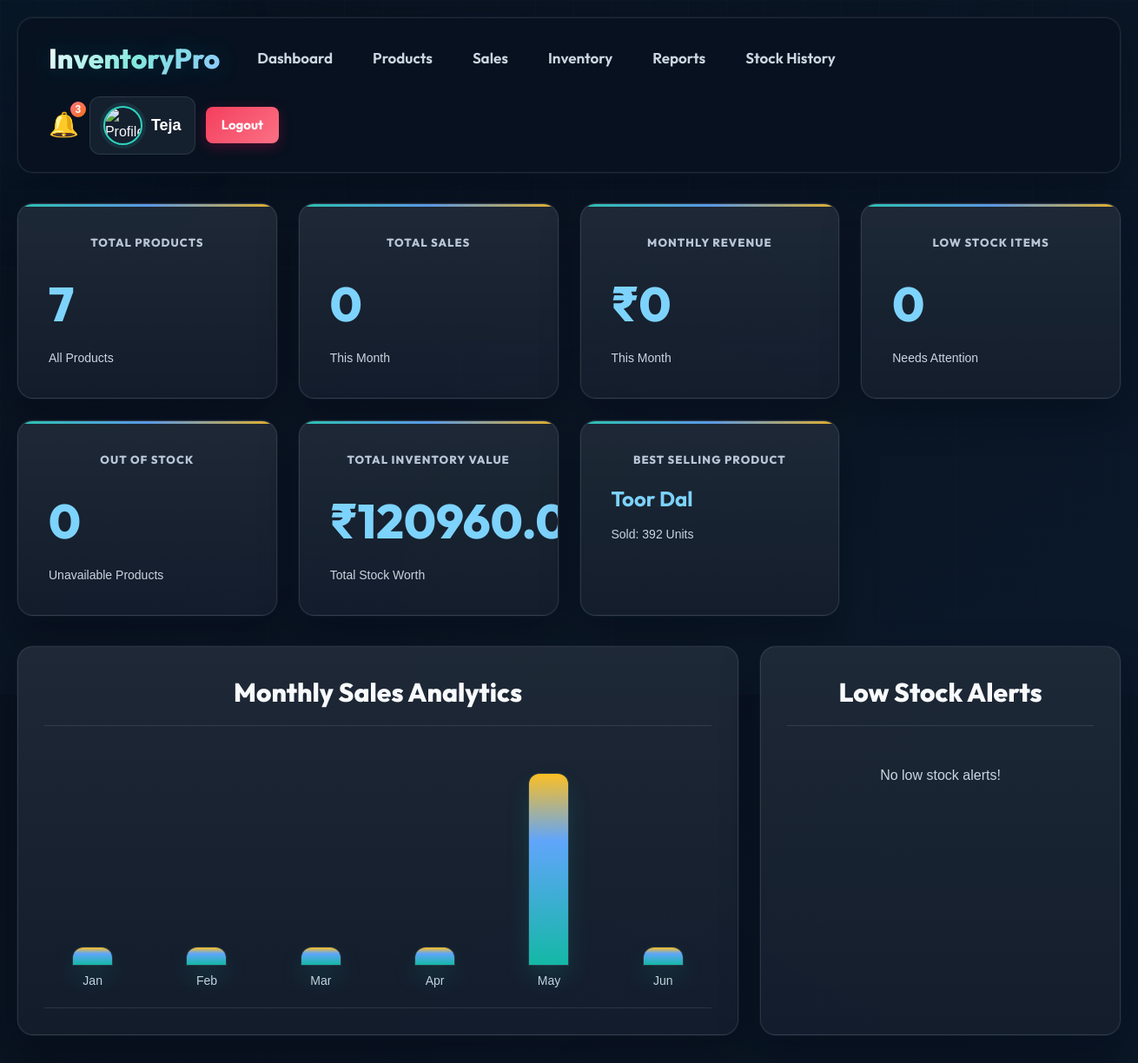
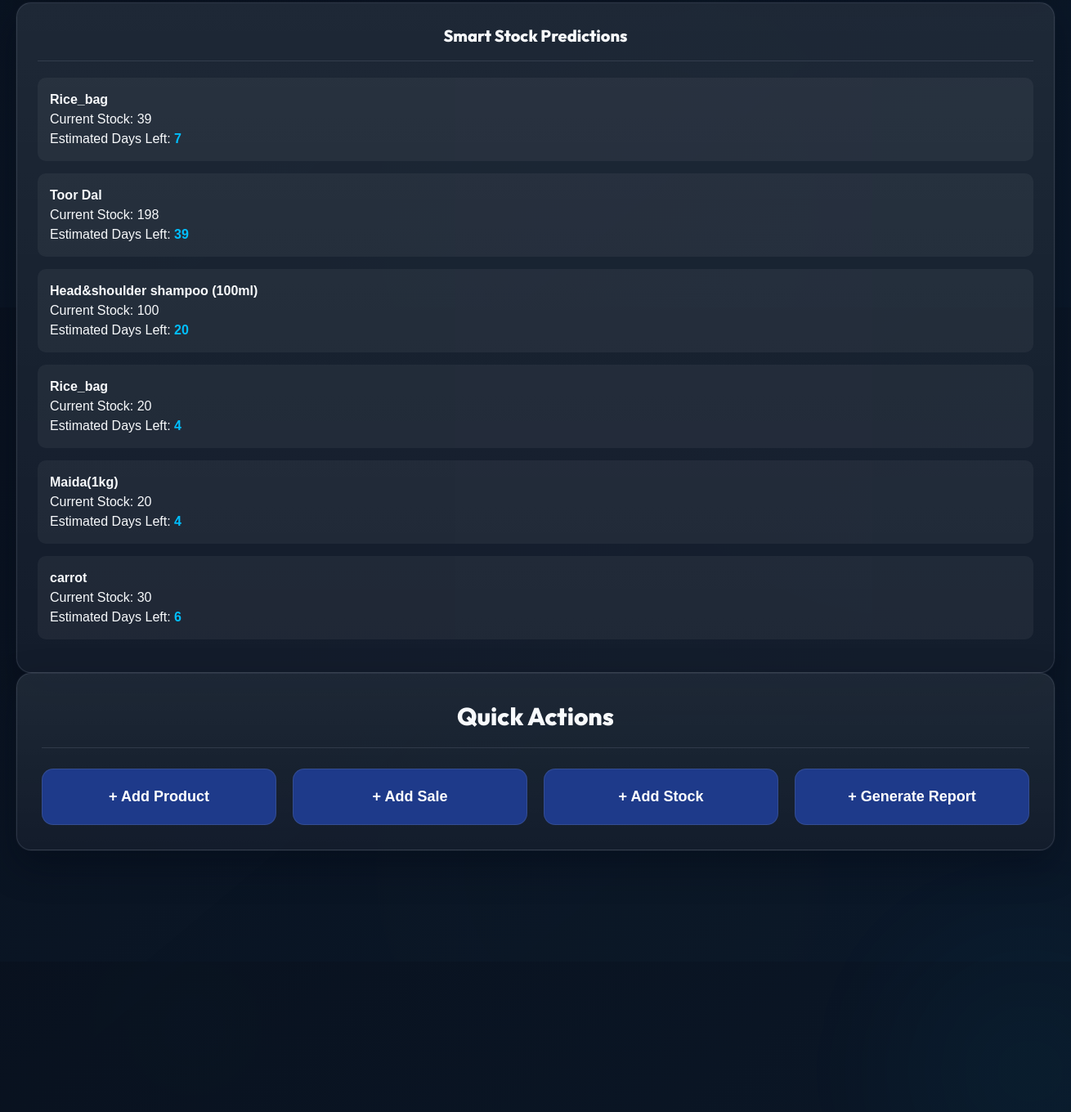
/ (signed in), run on the app's committed database (2 pictures, top to bottom).
### products/models.py (models this page shows, shortened)
class Product(models.Model):
    name = models.CharField(max_length=200)
    category = models.CharField(max_length=100)
    price = models.DecimalField(max_digits=10, decimal_places=2)
    cost_price = models.DecimalField(max_digits=10, decimal_places=2, default=0.0)
    quantity = models.IntegerField()
    supplier = models.CharField(max_length=200)
    description = models.TextField()
    created_at = models.DateTimeField(auto_now_add=True)
    updated_at = models.DateTimeField(auto_now=True)

### dashboard/views.py (the view)
# urls.py: path('', dashboard_views.dashboard),
def dashboard(request):
    today = datetime.date.today()
    current_month = today.month
    current_year = today.year
    total_products = Product.objects.count()
    sales_this_month = Sale.objects.filter(
        created_at__month=current_month,
        created_at__year=current_year
    )
    total_sales = sales_this_month.count()
    monthly_revenue = sales_this_month.aggregate(
        total=Sum('total_price')
    )['total'] or 0
    low_stock_items = Inventory.objects.filter(
        stock__lte=F('low_stock_threshold'),
        stock__gt=0
    )
    low_stock_count = low_stock_items.count()
    out_stock_items = Inventory.objects.filter(
        stock=0
    )
    out_stock_count = out_stock_items.count()
    total_inventory_value = 0
    inventories = Inventory.objects.select_related(
        'product'
    )
    for item in inventories:
        total_inventory_value += (
            item.stock * item.product.price
        )
    low_stock_alerts = low_stock_items[:5]
    chart_data = []
    for i in range(5, -1, -1):
        target_month = current_month - i
        target_year = current_year
        while target_month <= 0:
            target_month += 12
            target_year -= 1
        month_sales = Sale.objects.filter(
            created_at__month=target_month,
            created_at__year=target_year
        )
        revenue = month_sales.aggregate(
            total=Sum('total_price')
        )['total'] or 0
        month_name = datetime.date(
            target_year,
            target_month,
            1
        ).strftime('%b')
        chart_data.append({
            'month': month_name,
            'revenue': float(revenue),
        })
    max_rev = max(
        [x['revenue'] for x in chart_data]
    ) if chart_data else 0
    for data in chart_data:
        if max_rev > 0:
            if data['revenue'] > 0:
                data['height'] = max(
                    int(
                        (data['revenue'] / max_rev) * 220
                    ),
                    60
                )
            else:
                data['height'] = 20
        else:
            data['height'] = 20
    stock_predictions = []
    for item in inventories:
        if item.stock <= 0:
            continue
        estimated_days = item.stock // 5
        if estimated_days <= 5:
            prediction_status = "Critical"
        elif estimated_days <= 15:
            prediction_status = "Medium"
        else:
            prediction_status = "Safe"
        stock_predictions.append({
            'product': item.product.name,
            'stock': item.stock,
            'days_left': estimated_days,
            'status': prediction_status
        })
    best_selling = Sale.objects.values(
        'product__name'
    ).annotate(
        total_sold=Sum('quantity')
    ).order_by(
        '-total_sold'
    ).first()
    if best_selling:
        best_product_name = best_selling['product__name']
        best_product_sales = best_selling['total_sold']
    else:
        best_product_name = "No Sales Yet"
        best_product_sales = 0
    context = {
    'total_products': total_products,
    'total_sales': total_sales,
    'monthly_revenue': monthly_revenue,
    'low_stock_count': low_stock_count,
    'out_stock_count': out_stock_count,
    'total_inventory_value': total_inventory_value,
    'low_stock_alerts': low_stock_alerts,
    'chart_data': chart_data,
    'stock_predictions': stock_predictions,
    'best_product_name': best_product_name,
    'best_product_sales': best_product_sales,
}
    return render(
        request,
        'dashboard.html',
        context
    )

### dashboard/templates/dashboard.html (shortened to what this page needs)
{% load static %}
<!DOCTYPE html>
<html lang="en">
<head>
    <link rel="stylesheet"
          href="{% static 'css/theme.css' %}">
    <link rel="stylesheet"
          href="{% static 'css/navbar.css' %}">
    <link rel="stylesheet"
          href="{% static 'css/dashboard.css' %}">
</head>
<body>
    <div class="glow glow2"></div>
    {% include 'navbar.html' %}
    <div class="main-content">
        <div class="cards">
            <div class="card">
                <h2>Total Products</h2>
                <h1>{{ total_products }}</h1>
                <p>All Products</p>
            </div>
            <div class="card">
                <h2>Total Sales</h2>
                <h1>{{ total_sales }}</h1>
                <p>This Month</p>
            </div>
            {% if user.is_authenticated %}
            <div class="card">
                <h2>Monthly Revenue</h2>
                <h1>
                    ₹{{ monthly_revenue }}
                </h1>
                <p>This Month</p>
            </div>
            <div class="card">
                <h2>Low Stock Items</h2>
                <h1>
                    {{ low_stock_count }}
                </h1>
                <p>Needs Attention</p>
            </div>
            <div class="card">
                <h2>Out Of Stock</h2>
                <h1 class="out-stock">
                    {{ out_stock_count }}
                </h1>
                <p>Unavailable Products</p>
            </div>
            <div class="card">
                <h2>Total Inventory Value</h2>
                <h1 class="inventory-value">
                    ₹{{ total_inventory_value }}
                </h1>
                <p>Total Stock Worth</p>
            </div>
        <div class="card">
            <h2>Best Selling Product</h2>
            <h3 class="best-product-name">
    {{ best_product_name }}
</h3>
            <p>
                Sold: {{ best_product_sales }} Units
            </p>
        </div>
            {% endif %}
        </div>
        <div class="chart-section">
            <div class="chart-box">
                <h2>Monthly Sales Analytics</h2>
                <div class="bar-container"
                     style="justify-content: space-around;
                            padding-bottom: 20px;">
                    {% for data in chart_data %}
                    <div style="display:flex;
                                flex-direction:column;
                                align-items:center;
                                gap:8px;">
                        <div class="bar"
                             style="height:{{ data.height }}px;
                                    width:45px;"
                             title="₹{{ data.revenue }}">
                        </div>
                        <span style="font-size:14px;
                                     color:#cbd5e1;">
                            {{ data.month }}
                        </span>
                    </div>
                    {% empty %}
                    <p style="color:#cbd5e1;">
                        No sales history available
                    </p>
                    {% endfor %}
                </div>
            </div>
            <div class="chart-box">
                <h2>Low Stock Alerts</h2>
                {% if user.is_authenticated %}
                    {% for item in low_stock_alerts %}
                    <div class="stock-item">
                        <span>
                            {{ item.product.name }}
                        </span>
                        <span class="low">
                            {{ item.stock }} Left
                        </span>
                    </div>
                    {% empty %}
                    <div class="guest-message">
                        No low stock alerts!
                    </div>
                    {% endfor %}
                {% else %}
                    <div class="guest-message">
                        Login to view stock alerts
                    </div>
                {% endif %}
            </div>
        </div>
        {% if user.is_authenticated %}
        <div class="prediction-box">
            <h2>
                Smart Stock Predictions
            </h2>
            {% for item in stock_predictions %}
            <div class="prediction-item">
                <p>
                    <b>
                        {{ item.product }}
                    </b>
                </p>
                <p>
                    Current Stock:
                    {{ item.stock }}
                </p>
                <p>
                    Estimated Days Left:
                    <span class="days-left">
                        {{ item.days_left }}
                    </span>
                </p>
            </div>
            {% empty %}
            <p>
                No prediction data available
            </p>
            {% endfor %}
        </div>
        {% endif %}
        {% if user.is_authenticated %}
        <div class="quick-actions">
            <h2>
                Quick Actions
            </h2>
            <div class="action-buttons">
                <a href="/products/add/">
                    + Add Product
                </a>
                <a href="/sales/add/">
                    + Add Sale
                </a>
                <a href="/inventory/add/">
                    + Add Stock
                </a>
                <a href="/report/">
                    + Generate Report
                </a>
            </div>
        </div>
        {% endif %}
    </div>
</body>
</html>

### dashboard/templates/navbar.html (shortened to what this page needs)
<div class="navbar">
    <div class="navbar-left">
        <h1>InventoryPro</h1>
        <div class="nav-links">
            <a href="/dashboard/">
                Dashboard
            </a>
            <a href="/products/">
                Products
            </a>
            {% if user.is_authenticated %}
                <a href="/sales/">
                    Sales
                </a>
            {% else %}
                <a href="/login/">
                    Sales
                </a>
            {% endif %}
            {% if user.is_authenticated %}
                <a href="/inventory/">
                    Inventory
                </a>
            {% else %}
                <a href="/login/">
                    Inventory
                </a>
            {% endif %}
            {% if user.is_authenticated %}
                <a href="/report/">
                    Reports
                </a>
            {% else %}
                <a href="/login/">
                    Reports
                </a>
            {% endif %}
            {% if user.is_authenticated %}
                <a href="/inventory/stock-history/">
                    Stock History
                </a>
            {% else %}
                <a href="/login/">
                    Stock History
                </a>
            {% endif %}
        </div>
    </div>
    <div class="navbar-right">
        {% if user.is_authenticated %}
            <div class="notification">
                🔔
                <span class="badge">
                    3
                </span>
            </div>
            <div class="profile-box">
                <img src="https://cdn-icons-png.flaticon.com/512/3135/3135715.png"
                     alt="Profile">
                <span>
                    {{ user.username }}
                </span>
            </div>
            <a href="/logout/" class="logout-btn">
                Logout
            </a>
        {% endif %}
    </div>
</div>

### static/css/navbar.css (style rules this page uses)
* { margin:0; padding:0; box-sizing:border-box; }
.navbar { width:100%; display:flex; justify-content:space-between; align-items:center; background:#1e293b; padding:20px 35px; border-radius:15px; margin-bottom:35px; animation:fadeDown 1s ease; box-shadow:0px 0px 15px rgba(0,0,0,0.3); }
.navbar-left { display:flex; align-items:center; gap:40px; }
.navbar-left h1 { font-size:32px; color:#00bfff; }
.nav-links { display:flex; gap:22px; }
.nav-links a { text-decoration:none; color:white; font-size:17px; transition:0.3s; padding:8px 12px; border-radius:8px; }
.navbar-right { display:flex; align-items:center; gap:22px; }
.login-btn, .signup-btn, .logout-btn { text-decoration:none; color:white; padding:10px 18px; border-radius:8px; font-weight:bold; transition:0.3s; }
.logout-btn { background:#ef4444; }
.notification { position:relative; font-size:28px; cursor:pointer; transition:0.3s; }
.badge { position:absolute; top:-8px; right:-10px; background:red; color:white; width:20px; height:20px; border-radius:50%; display:flex; justify-content:center; align-items:center; font-size:12px; }
.profile-box { display:flex; align-items:center; gap:10px; background:rgba(255,255,255,0.08); padding:10px 15px; border-radius:12px; transition:0.3s; }
.profile-box img { width:45px; height:45px; border-radius:50%; border:2px solid #00bfff; }
.profile-box span { font-size:18px; color:white; }

### static/css/dashboard.css (style rules this page uses)
* { margin:0; padding:0; box-sizing:border-box; font-family:Arial,sans-serif; }
body { background:linear-gradient(135deg,#071122,#0f172a,#071122); color:white; overflow-x:hidden; padding:20px; }
.glow { position:absolute; width:300px; height:300px; background:rgba(0,191,255,0.12); border-radius:50%; filter:blur(100px); z-index:-1; }
.glow2 { bottom:-100px; right:-100px; }
.navbar { width:100%; display:flex; justify-content:space-between; align-items:center; background:rgba(255,255,255,0.05); padding:20px 35px; border-radius:18px; backdrop-filter:blur(12px); margin-bottom:35px; box-shadow:0px 0px 20px rgba(0,0,0,0.3); }
.navbar-left { display:flex; align-items:center; gap:40px; }
.nav-links { display:flex; gap:18px; }
.nav-links a { text-decoration:none; color:white; padding:12px 18px; border-radius:10px; transition:0.3s; font-size:17px; }
.notification { position:relative; font-size:28px; cursor:pointer; }
.badge { position:absolute; top:-8px; right:-10px; width:22px; height:22px; border-radius:50%; background:red; display:flex; justify-content:center; align-items:center; font-size:12px; }
.main-content { width:100%; }
.cards { display:grid; grid-template-columns:repeat(auto-fit,minmax(250px,1fr)); gap:25px; margin-bottom:35px; }
.card { background:rgba(255,255,255,0.06); padding:35px; border-radius:20px; backdrop-filter:blur(10px); transition:0.3s; position:relative; overflow:hidden; }
.card::before { content:''; position:absolute; width:100%; height:5px; background:#00bfff; left:0; top:0; }
.card h2 { font-size:24px; margin-bottom:20px; }
.card h1 { font-size:55px; color:#00bfff; margin-bottom:10px; }
.card p { color:#cbd5e1; }
.chart-section { display:grid; grid-template-columns:2fr 1fr; gap:25px; margin-bottom:35px; }
.chart-box { background:rgba(255,255,255,0.06); padding:30px; border-radius:20px; backdrop-filter:blur(10px); }
.chart-box h2 { margin-bottom:25px; font-size:30px; }
.bar-container { display:flex; align-items:flex-end; gap:20px; height:300px; }
.bar { width:60px; background:#00bfff; border-radius:12px 12px 0 0; transition:0.3s; }
.quick-actions { background:rgba(255,255,255,0.06); padding:30px; border-radius:20px; backdrop-filter:blur(10px); }
.quick-actions h2 { margin-bottom:25px; font-size:30px; }
.action-buttons { display:grid; grid-template-columns:repeat(auto-fit,minmax(220px,1fr)); gap:20px; }
.action-buttons a { text-decoration:none; text-align:center; padding:20px; border-radius:14px; background:#1e3a8a; color:white; font-size:18px; transition:0.3s; }
.best-product-name { font-size: 24px; color:#00bfff; line-height:1.3; margin-bottom:15px; word-wrap:break-word; overflow-wrap:break-word; }

### data on the page
Product: name "Toor Dal", product "Toor Dal"
Product: product "Rice_bag"
Product: product "Head&shoulder shampoo (100ml)"
Product: product "Rice_bag"
Product: product "Maida(1kg)"
Product: product "carrot"

### other printed values
{{ user.username }} "Teja"
{{ total_products }} "7"
{{ total_sales }} "0"
{{ monthly_revenue }} "0"
{{ low_stock_count }} "0"
{{ out_stock_count }} "0"
{{ best_product_sales }} "392"
{{ data.month }} "Jan" "Feb" "Mar" "Apr" "May" "Jun"
{{ item.stock }} "39" "198" "100" "20" "20" "30"
{{ item.days_left }} "7" "39" "20" "4" "4" "6"
